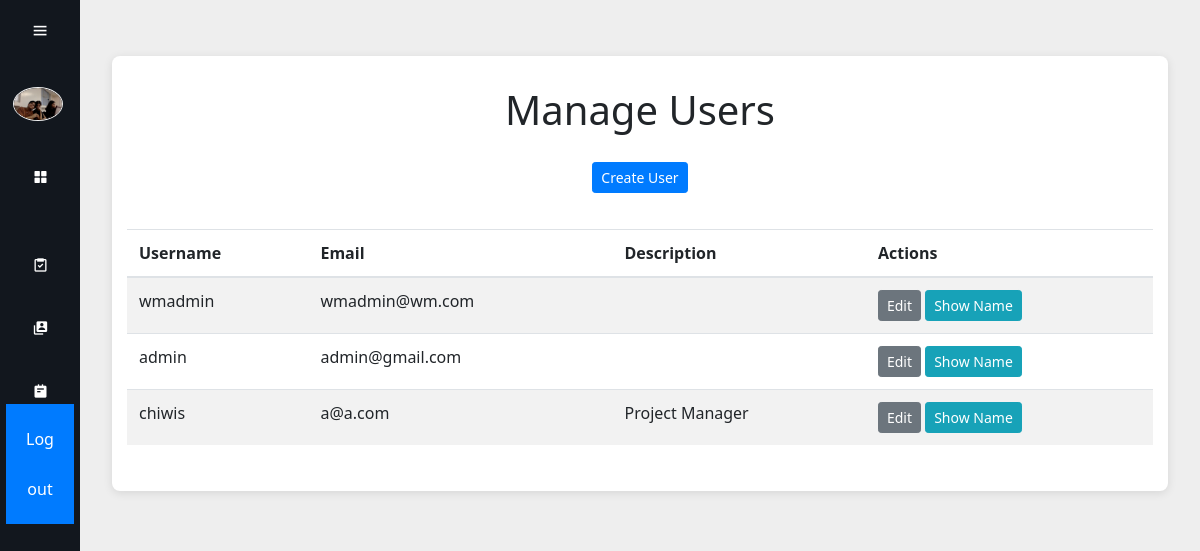
The page /gestion-usuarios/ (signed in) on the database as committed earlier.
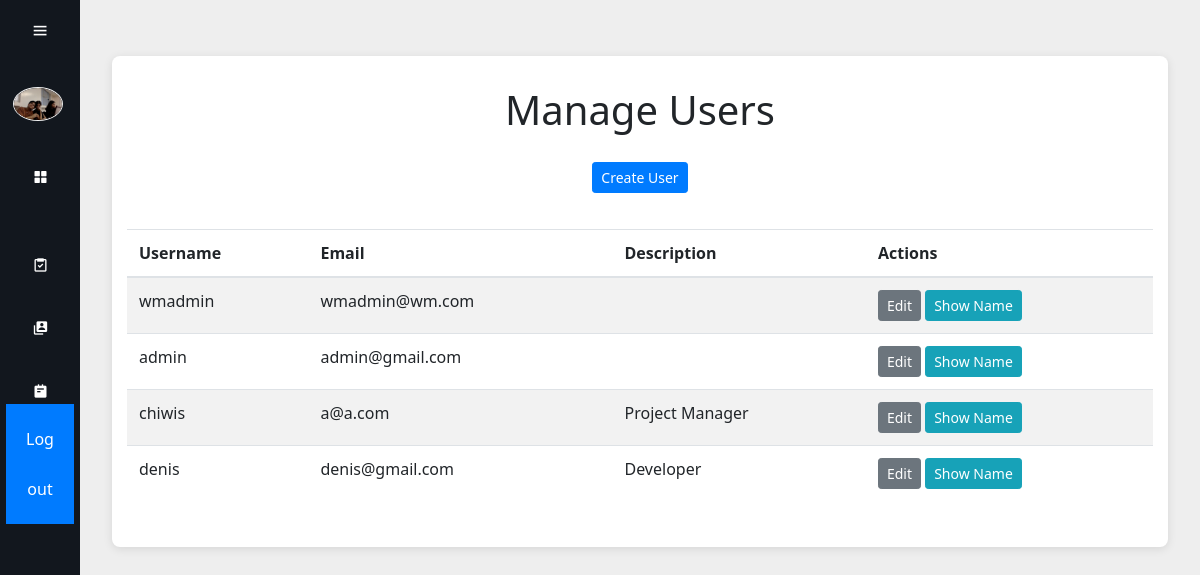
The same page on the database as committed later.
### workmates/models.py (models this page shows, shortened)
class workmateUser(AbstractUser):
    Roles = {
        ("Developer", "Desarollador"),
        ("Project Manager", "Project Manager"),
        ("Other", "Otro/No listado")
    }
    email = models.EmailField(unique=True)
    description = models.CharField(max_length=20, choices=Roles)

### base/views.py (the view)
# urls.py: path("gestion-usuarios/", views.gestion_usuarios, name="gestion_usuarios"),
@login_required
@permission_required('workmates.view_workmateuser', raise_exception=True)
def gestion_usuarios(request):
    users = workmateUser.objects.all()
    return render(request, "gestion-usuarios.html", {'users': users})

### base/templates/gestion-usuarios.html (shortened to what this page needs)
{% load static %}
<html lang="en">
  <head>
    <link rel="stylesheet" href="{% static 'css/dashboard.css' %}">
    <link href="https://unpkg.com/boxicons@2.1.4/css/boxicons.min.css" rel="stylesheet">
    <link href="https://stackpath.bootstrapcdn.com/bootstrap/4.5.2/css/bootstrap.min.css" rel="stylesheet">
  </head>
  <body>
    <div class="sidebar">
      <div class="top">
        <i class="bx bx-menu" id="btn"></i>
      </div>
      <div class="user">
        <img src="{% static "user-img.jpg" %}" alt="me" class="user-img">
        <div>
        </div>
      </div>
      <ul>
        <li>
          <a href="/">
            <i class="bx bxs-grid-alt"></i>
          </a>
        </li>
        {% if perms.tasks.view_task %}
        <li>
          <a href="/gestion-tareas/">
            <i class="bx bx-task"></i>
          </a>
        </li>
        {% endif %}
        {% if perms.user.edit_user %}
        <li>
          <a href="/gestion-usuarios/">
            <i class="bx bxs-user-account"></i>
          </a>
        </li>
        {% endif %}
        <li>
          <a href="/mis-tareas/">
            <i class="bx bxs-notepad"></i>
          </a>
        </li>
        <li>
          <form method="POST" action="{% url 'base:logout' %}" class="logout-form">
            <button type="submit" aria-label="Logout">Log out</button>
          </form>
        </li>
      </ul>
    </div>
    <div class="main-content">
      <div class="container mt-4">
        <h1>Manage Users</h1>
        <form method="POST" action="{% url 'base:crear-usuario' %}">
          <button type="submit" class="btn btn-primary btn-sm mb-3">Create User</button>
        </form>
        <div class="table-responsive">
          <table class="table table-striped table-hover">
            <thead>
              <tr>
                <th>Username</th>
                <th>Email</th>
                <th>Description</th>
                <th>Actions</th>
              </tr>
            </thead>
            <tbody>
              {% for user in users %}
              <tr>
                <td>{{ user.username }}</td>
                <td>{{ user.email }}</td>
                <td>{{ user.description }}</td>
                <td>
                  <a href="{% url 'base:editar-usuario' user.id %}" class="btn btn-secondary btn-sm">Edit</a>
                  <button class="btn btn-info btn-sm" onclick="toggleName('namehidden-{{ user.id }}')">Show Name</button>
                </td>
              </tr>
              {% empty %}
              <tr>
                <td colspan="4">No users found.</td>
              </tr>
              {% endfor %}
            </tbody>
          </table>
        </div>
      </div>
    </div>
  </body>
</html>

Rows that differ between the two databases and show on the page:
added workmateUser: username "denis", email "denis@gmail.com", description "Developer"
